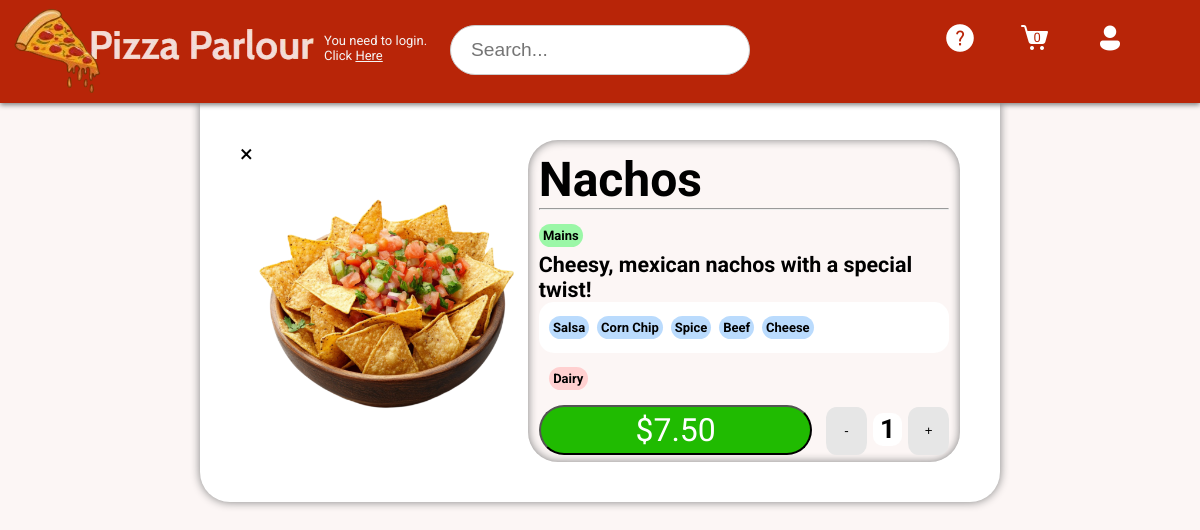
/products/product/nachos/, run on the app's committed database.
### products/models.py (models this page shows, shortened)
class Product(models.Model):
    name = models.CharField(max_length=30)
    slug = models.SlugField()
    price = models.DecimalField(max_digits=4, decimal_places=2)
    description = models.TextField()
    image = models.ImageField(default='fallback.png', blank=True)
    labels = models.ManyToManyField('Label', through='LabelProduct')
    ingredients = models.ManyToManyField('Ingredient', through='IngredientProduct')

class Label(models.Model):
    name = models.CharField(max_length=15)

class Ingredient(models.Model):
    name = models.CharField(max_length=30)
    allergy = models.ManyToManyField('Allergy', through='AllergyIngredient')

class Allergy(models.Model):
    name = models.CharField(max_length=30)
    def __str__(self):
        return self.name

### products/views.py (the view)
# urls.py: path('product/<slug:slug>/', views.product_page, name="page"),
def product_page(request, slug):
    product = Product.objects.get(slug=slug)
    labels = product.labels.all()
    ingredients = product.ingredients.all()
    allergies = []
    for ingredient in ingredients:
        allergies.extend(ingredient.allergy.all())
    cartitem = None
    if request.user.is_authenticated:
        cart, created = Cart.objects.get_or_create(user=request.user, completed=False)
        cartitem = cart.cartitems.filter(product=product).first()
    return render(request, 'products/product.html', {'product': product,
                                                     'labels':labels,
                                                     'item':cartitem,
                                                     'ingredients':ingredients,
                                                     'allergies': allergies})

### products/context_processors.py (called while the page is built)
def cart_item_quantity(request):
    if request.user.is_authenticated:
        cart, created = Cart.objects.get_or_create(user=request.user, completed=False)
        return {'cart_item_quantity':cart.num_of_items}
    return{'cart_item_quantity':0}

### products/templates/products/product.html (shortened to what this page needs)
{% extends "layout.html" %}
{% block content %}
    <section>
        <div class="container">
            <div></div>
            <div class="two-column">
                <div>
                    <a href="/products">&times;</a>
                    <img class='expanded-image' src="{{ product.image.url }}" alt="{{ product.name }}">
                </div>
                <div class="inset">
                    <h2>{{ product.name }}</h2>
                    <hr>
                    <div>
                        {% for label in labels %}
                        <h3 class="product-label">{{ label.name }}</h3>
                        {% endfor %}
                    </div>
                    <h6 class="product-description">{{ product.description }}</h6>
                    <div class="ingredients">
                        {% for ingredient in ingredients %}
                        <h3 class="product-ingredient">{{ ingredient.name }}</h3>
                        {% endfor %}
                    </div>
                    <div class="allergies">
                        {% for allergy in allergies %}
                        <h3 class="product-allergy">{{ allergy }}</p>
                        {% endfor %}
                    </div>
                    <div class="product-info">
                        <button id="add" class="product-add" value="{{ product.id }}">${{ product.price }}</button>
                        <div class="product-quantity">
                            <button id="pminus" class="product-pm">-</button>
                            <h5 class="product-quantity-num" id="quantity-display">
                                1
                            </h5>
                            <button id="pplus" class="product-pm">+</button>
                        </div>
                    </div>
                </div>
            </div>
            <div></div>
        </div>
    </section>
{% endblock %}

### static/css/style.css (style rules this page uses)
* { margin: 0; padding: 0; box-sizing: border-box; }
body { min-height: 100vh; background-color: rgb(252,246,245); color: rgb(0,0,0); font-family: "Roboto", "consolas", sans-serif; font-size: 3rem; }
.container { display: grid; grid-template-columns: 1fr 4fr 1fr; }
.expanded-image { width: 100%; }
.inset { box-shadow: inset 0 0 10px gray; padding: 2.5%; border-radius: 30px; background-color: rgb(252,246,245); text-align: left; font-size: xx-large; }
.product-quantity-num { padding: 1%; background-color: white; margin: 20% 15%; border-radius: 10px; }
.product-quantity { display: grid; grid-template-columns: repeat(3, 1fr); margin: 10% 0 0 10%; text-align: center; }
.product-label, .product-ingredient, .product-allergy { padding: 1%; display: inline-block; border-radius: 50px; font-size: small; }
.allergies { padding: 0; }
.product-allergy { background-color: rgb(255, 208, 208); margin-left: 2.5%; }
.product-label { background-color: rgb(155, 247, 167); }
.product-ingredient { background-color: rgb(186, 219, 253); }
.product-description { margin-top: 1%; }
.ingredients { padding-left: 2.5%; height: 17%; background-color: white; border-radius: 15px; }
.product-pm { width: 100%; border-radius: 25%; border: transparent; background-color: rgb(230, 230, 230); margin-top: 5%; }
.product-add { width: 100%; height: 50px; border-radius: 50px; background-color: rgb(32, 187, 1); color: white; font-size: 2rem; font-family: "Roboto", "consolas", sans-serif; margin-top: 5%; }
.product-info { display: grid; grid-template-columns: 2fr 1fr; }
.two-column { display: grid; grid-template-columns: 2fr 3fr; width: 100%; vertical-align: middle; background-color: white; padding: 5%; border-bottom-left-radius: 30px; border-bottom-right-radius: 30px; font-size: 1.5rem; box-shadow: 0 0 10px gray; }
img { align-items: center; }
h3 { font-weight: 700; }
a { text-decoration: none; color: inherit; }

### data on the page
Product: image (picture), name "Nachos", description "Cheesy, mexican nachos with a special twist!", price "7.50"
Label: name "Mains"
Ingredient: name "Salsa"
Ingredient: name "Corn Chip"
Ingredient: name "Spice"
Ingredient: name "Beef"
Ingredient: name "Cheese"
Allergy: name "Dairy"

### other printed values
{{ cart_item_quantity }} "0"
